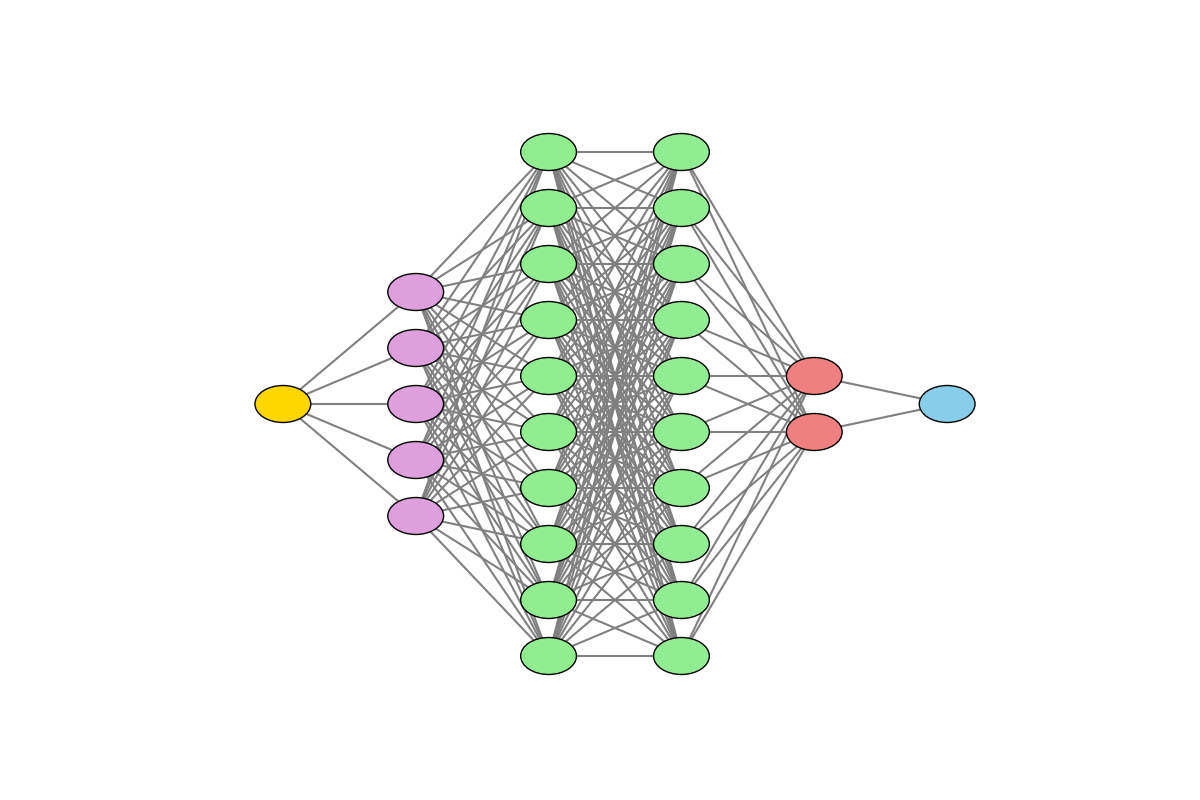

This figure's Python source:
import matplotlib.pyplot as plt
import numpy as np

def draw_neural_network(ax, layer_sizes, layer_colors=None):
    """
    Draws a neural network diagram using Matplotlib.

    Parameters:
    - ax: Matplotlib Axes object where the network will be drawn.
    - layer_sizes: List of integers, representing the number of neurons in each layer.
    - layer_colors: List of colors for each layer (optional).
    """
    n_layers = len(layer_sizes)
    v_spacing = 1.0 / (max(layer_sizes) + 1)  # Vertical spacing
    h_spacing = 1.0 / (n_layers + 1)          # Horizontal spacing with padding

    # Use default colors if none are provided
    if layer_colors is None:
        # Generate a list of colors
        cmap = plt.get_cmap('Spectral')
        layer_colors = [cmap(i) for i in np.linspace(0, 1, n_layers)]
    
    # Nodes
    for n, (layer_size, color) in enumerate(zip(layer_sizes, layer_colors)):
        layer_top = 0.5 + (layer_size - 1) * v_spacing / 2  # Center layer vertically
        for m in range(layer_size):
            x = (n + 1) * h_spacing  # Shift right for padding
            y = layer_top - m * v_spacing
            circle = plt.Circle((x, y), 0.03, color=color, ec='k', zorder=4)
            ax.add_artist(circle)
            # Add neuron labels (optional)
            # ax.text(x, y, f'{n+1},{m+1}', fontsize=6, ha='center', va='center')

    # Edges
    for n in range(n_layers - 1):
        layer_size_a = layer_sizes[n]
        layer_size_b = layer_sizes[n + 1]
        layer_top_a = 0.5 + (layer_size_a - 1) * v_spacing / 2
        layer_top_b = 0.5 + (layer_size_b - 1) * v_spacing / 2
        for m in range(layer_size_a):
            for o in range(layer_size_b):
                x1 = (n + 1) * h_spacing
                y1 = layer_top_a - m * v_spacing
                x2 = (n + 2) * h_spacing
                y2 = layer_top_b - o * v_spacing
                line = plt.Line2D([x1, x2], [y1, y2], c='gray')
                ax.add_artist(line)

    # Adjust plot limits to ensure neurons are not cut off
    ax.set_xlim(0, (n_layers + 1) * h_spacing)
    ax.set_ylim(0, 1)
    ax.axis('off')

# Example usage
fig = plt.figure(figsize=(12, 8))
ax = fig.gca()

# Define the network architecture: [Input layer size, Hidden layer sizes..., Output layer size]
layer_sizes = [1, 5, 10, 10, 2, 1]  # Example architecture

# Define colors for each layer
layer_colors = ['gold', 'plum', 'lightgreen', 'lightgreen', 'lightcoral', 'skyblue']

draw_neural_network(ax, layer_sizes, layer_colors)

plt.savefig('neural_network.png')
